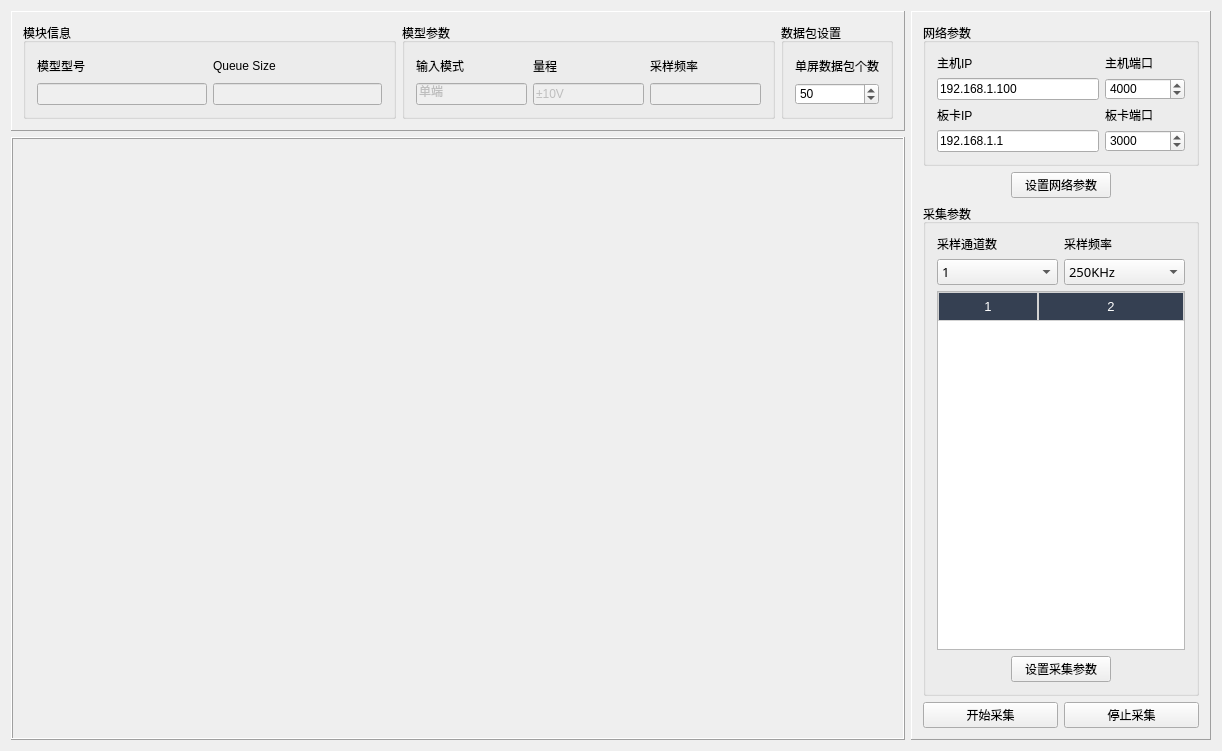
<?xml version="1.0" encoding="UTF-8"?>
<ui version="4.0">
 <class>IONetDialog</class>
 <widget class="QDialog" name="IONetDialog">
  <property name="geometry">
   <rect>
    <x>0</x>
    <y>0</y>
    <width>1222</width>
    <height>751</height>
   </rect>
  </property>
  <property name="windowTitle">
   <string>IONet DAQ Demo</string>
  </property>
  <property name="windowIcon">
   <iconset resource="pixmaps/pixmaps.qrc">
    <normaloff>:/icons/Graph_128px_1184580_easyicon.net.png</normaloff>:/icons/Graph_128px_1184580_easyicon.net.png</iconset>
  </property>
  <property name="styleSheet">
   <string notr="true">QLabel {
	font: 10pt &quot;微软雅黑&quot;;
}

QLineEdit {
	font: 10pt &quot;微软雅黑&quot;;
}	

QPushButton {
	font: 10pt &quot;微软雅黑&quot;;
}	

QDoubleSpinBox {
	font: 10pt &quot;微软雅黑&quot;;
}	

QSpinBox {
	font: 10pt &quot;微软雅黑&quot;;
}	

QGroupBox {
	font: 10pt &quot;微软雅黑&quot;;
}	

QTextEdit {
	font: 10pt &quot;微软雅黑&quot;;
}

QHeaderView::section {
    background-color:  rgb(53,64,82);
    color:white;
    padding: 4px;
    border: 1px solid lightgray;
    font-size: 10pt;
}</string>
  </property>
  <layout class="QGridLayout" name="gridLayout_7">
   <item row="0" column="0">
    <layout class="QHBoxLayout" name="horizontalLayout_2">
     <item>
      <layout class="QVBoxLayout" name="verticalLayout_6">
       <item>
        <widget class="QFrame" name="frame_2">
         <property name="maximumSize">
          <size>
           <width>16777215</width>
           <height>120</height>
          </size>
         </property>
         <property name="frameShape">
          <enum>QFrame::Panel</enum>
         </property>
         <property name="frameShadow">
          <enum>QFrame::Raised</enum>
         </property>
         <layout class="QGridLayout" name="gridLayout_5">
          <item row="0" column="0">
           <widget class="QGroupBox" name="groupBox">
            <property name="title">
             <string>模块信息</string>
            </property>
            <layout class="QGridLayout" name="gridLayout">
             <item row="0" column="0">
              <layout class="QVBoxLayout" name="verticalLayout">
               <item>
                <widget class="QLabel" name="label">
                 <property name="text">
                  <string>模型型号</string>
                 </property>
                </widget>
               </item>
               <item>
                <widget class="QLineEdit" name="lineEdit">
                 <property name="enabled">
                  <bool>false</bool>
                 </property>
                </widget>
               </item>
              </layout>
             </item>
             <item row="0" column="1">
              <layout class="QVBoxLayout" name="verticalLayout_14">
               <item>
                <widget class="QLabel" name="label_12">
                 <property name="text">
                  <string>Queue Size</string>
                 </property>
                </widget>
               </item>
               <item>
                <widget class="QLineEdit" name="lineEdit_5">
                 <property name="enabled">
                  <bool>false</bool>
                 </property>
                </widget>
               </item>
              </layout>
             </item>
            </layout>
           </widget>
          </item>
          <item row="0" column="1">
           <widget class="QGroupBox" name="groupBox_2">
            <property name="title">
             <string>模型参数</string>
            </property>
            <layout class="QGridLayout" name="gridLayout_3">
             <item row="0" column="0">
              <layout class="QHBoxLayout" name="horizontalLayout">
               <item>
                <layout class="QVBoxLayout" name="verticalLayout_2">
                 <item>
                  <widget class="QLabel" name="label_2">
                   <property name="text">
                    <string>输入模式</string>
                   </property>
                  </widget>
                 </item>
                 <item>
                  <widget class="QLineEdit" name="lineEdit_2">
                   <property name="enabled">
                    <bool>false</bool>
                   </property>
                   <property name="text">
                    <string>单端</string>
                   </property>
                   <property name="readOnly">
                    <bool>true</bool>
                   </property>
                  </widget>
                 </item>
                </layout>
               </item>
               <item>
                <layout class="QVBoxLayout" name="verticalLayout_3">
                 <item>
                  <widget class="QLabel" name="label_3">
                   <property name="text">
                    <string>量程</string>
                   </property>
                  </widget>
                 </item>
                 <item>
                  <widget class="QLineEdit" name="lineEdit_3">
                   <property name="enabled">
                    <bool>false</bool>
                   </property>
                   <property name="text">
                    <string>±10V</string>
                   </property>
                   <property name="readOnly">
                    <bool>true</bool>
                   </property>
                  </widget>
                 </item>
                </layout>
               </item>
               <item>
                <layout class="QVBoxLayout" name="verticalLayout_4">
                 <item>
                  <widget class="QLabel" name="label_4">
                   <property name="text">
                    <string>采样频率</string>
                   </property>
                  </widget>
                 </item>
                 <item>
                  <widget class="QLineEdit" name="lineEdit_4">
                   <property name="enabled">
                    <bool>false</bool>
                   </property>
                   <property name="readOnly">
                    <bool>true</bool>
                   </property>
                  </widget>
                 </item>
                </layout>
               </item>
              </layout>
             </item>
            </layout>
           </widget>
          </item>
          <item row="0" column="2">
           <widget class="QGroupBox" name="groupBox_3">
            <property name="title">
             <string>数据包设置</string>
            </property>
            <layout class="QGridLayout" name="gridLayout_4">
             <item row="0" column="0">
              <layout class="QVBoxLayout" name="verticalLayout_5">
               <item>
                <widget class="QLabel" name="label_5">
                 <property name="text">
                  <string>单屏数据包个数</string>
                 </property>
                </widget>
               </item>
               <item>
                <widget class="QSpinBox" name="spinBox">
                 <property name="maximum">
                  <number>500</number>
                 </property>
                 <property name="singleStep">
                  <number>1</number>
                 </property>
                 <property name="value">
                  <number>50</number>
                 </property>
                </widget>
               </item>
              </layout>
             </item>
            </layout>
           </widget>
          </item>
         </layout>
        </widget>
       </item>
       <item>
        <widget class="QFrame" name="frame">
         <property name="frameShape">
          <enum>QFrame::Box</enum>
         </property>
         <property name="frameShadow">
          <enum>QFrame::Raised</enum>
         </property>
         <layout class="QGridLayout" name="gridLayout_2">
          <item row="0" column="0">
           <widget class="QChartView" name="chartView" native="true"/>
          </item>
         </layout>
        </widget>
       </item>
      </layout>
     </item>
     <item>
      <widget class="QFrame" name="frame_3">
       <property name="minimumSize">
        <size>
         <width>300</width>
         <height>0</height>
        </size>
       </property>
       <property name="maximumSize">
        <size>
         <width>300</width>
         <height>16777215</height>
        </size>
       </property>
       <property name="frameShape">
        <enum>QFrame::Panel</enum>
       </property>
       <property name="frameShadow">
        <enum>QFrame::Raised</enum>
       </property>
       <layout class="QGridLayout" name="gridLayout_9">
        <item row="0" column="0">
         <widget class="QGroupBox" name="groupBox_4">
          <property name="title">
           <string>网络参数</string>
          </property>
          <layout class="QGridLayout" name="gridLayout_6">
           <item row="0" column="0">
            <layout class="QHBoxLayout" name="horizontalLayout_4">
             <item>
              <layout class="QVBoxLayout" name="verticalLayout_7">
               <item>
                <widget class="QLabel" name="label_6">
                 <property name="text">
                  <string>主机IP</string>
                 </property>
                </widget>
               </item>
               <item>
                <widget class="QLineEdit" name="lineEdit_PCIP">
                 <property name="text">
                  <string>192.168.1.100</string>
                 </property>
                </widget>
               </item>
              </layout>
             </item>
             <item>
              <layout class="QVBoxLayout" name="verticalLayout_9">
               <item>
                <widget class="QLabel" name="label_8">
                 <property name="text">
                  <string>主机端口</string>
                 </property>
                </widget>
               </item>
               <item>
                <widget class="QSpinBox" name="spinBox_PCPort">
                 <property name="minimumSize">
                  <size>
                   <width>80</width>
                   <height>0</height>
                  </size>
                 </property>
                 <property name="maximum">
                  <number>65535</number>
                 </property>
                 <property name="value">
                  <number>4000</number>
                 </property>
                </widget>
               </item>
              </layout>
             </item>
            </layout>
           </item>
           <item row="1" column="0">
            <layout class="QHBoxLayout" name="horizontalLayout_3">
             <item>
              <layout class="QVBoxLayout" name="verticalLayout_8">
               <item>
                <widget class="QLabel" name="label_7">
                 <property name="text">
                  <string>板卡IP</string>
                 </property>
                </widget>
               </item>
               <item>
                <widget class="QLineEdit" name="lineEdit_boartIP">
                 <property name="text">
                  <string>192.168.1.1</string>
                 </property>
                </widget>
               </item>
              </layout>
             </item>
             <item>
              <layout class="QVBoxLayout" name="verticalLayout_10">
               <item>
                <widget class="QLabel" name="label_9">
                 <property name="text">
                  <string>板卡端口</string>
                 </property>
                </widget>
               </item>
               <item>
                <widget class="QSpinBox" name="spinBox_BoardPort">
                 <property name="minimumSize">
                  <size>
                   <width>80</width>
                   <height>0</height>
                  </size>
                 </property>
                 <property name="maximum">
                  <number>65535</number>
                 </property>
                 <property name="value">
                  <number>3000</number>
                 </property>
                </widget>
               </item>
              </layout>
             </item>
            </layout>
           </item>
          </layout>
         </widget>
        </item>
        <item row="2" column="0">
         <widget class="QGroupBox" name="groupBox_5">
          <property name="title">
           <string>采集参数</string>
          </property>
          <layout class="QGridLayout" name="gridLayout_8">
           <item row="0" column="0">
            <layout class="QVBoxLayout" name="verticalLayout_13">
             <item>
              <layout class="QHBoxLayout" name="horizontalLayout_7">
               <item>
                <layout class="QVBoxLayout" name="verticalLayout_12">
                 <item>
                  <widget class="QLabel" name="label_11">
                   <property name="text">
                    <string>采样通道数</string>
                   </property>
                  </widget>
                 </item>
                 <item>
                  <widget class="QComboBox" name="comboBox_ch">
                   <property name="font">
                    <font>
                     <family>微软雅黑</family>
                     <pointsize>10</pointsize>
                    </font>
                   </property>
                   <item>
                    <property name="text">
                     <string>1</string>
                    </property>
                   </item>
                   <item>
                    <property name="text">
                     <string>2</string>
                    </property>
                   </item>
                   <item>
                    <property name="text">
                     <string>3</string>
                    </property>
                   </item>
                   <item>
                    <property name="text">
                     <string>4</string>
                    </property>
                   </item>
                   <item>
                    <property name="text">
                     <string>5</string>
                    </property>
                   </item>
                   <item>
                    <property name="text">
                     <string>6</string>
                    </property>
                   </item>
                   <item>
                    <property name="text">
                     <string>8</string>
                    </property>
                   </item>
                   <item>
                    <property name="text">
                     <string>10</string>
                    </property>
                   </item>
                   <item>
                    <property name="text">
                     <string>12</string>
                    </property>
                   </item>
                  </widget>
                 </item>
                </layout>
               </item>
               <item>
                <layout class="QVBoxLayout" name="verticalLayout_11">
                 <item>
                  <widget class="QLabel" name="label_10">
                   <property name="text">
                    <string>采样频率</string>
                   </property>
                  </widget>
                 </item>
                 <item>
                  <widget class="QComboBox" name="comboBox_acq">
                   <property name="font">
                    <font>
                     <family>微软雅黑</family>
                     <pointsize>10</pointsize>
                    </font>
                   </property>
                   <item>
                    <property name="text">
                     <string>250KHz</string>
                    </property>
                   </item>
                   <item>
                    <property name="text">
                     <string>125KHz</string>
                    </property>
                   </item>
                   <item>
                    <property name="text">
                     <string>62.5KHz</string>
                    </property>
                   </item>
                   <item>
                    <property name="text">
                     <string>31.25KHz</string>
                    </property>
                   </item>
                   <item>
                    <property name="text">
                     <string>15.625KHz</string>
                    </property>
                   </item>
                   <item>
                    <property name="text">
                     <string>7.8125KHz</string>
                    </property>
                   </item>
                  </widget>
                 </item>
                </layout>
               </item>
              </layout>
             </item>
             <item>
              <widget class="QTableWidget" name="tableWidget">
               <property name="editTriggers">
                <set>QAbstractItemView::NoEditTriggers</set>
               </property>
               <property name="selectionMode">
                <enum>QAbstractItemView::NoSelection</enum>
               </property>
               <property name="selectionBehavior">
                <enum>QAbstractItemView::SelectRows</enum>
               </property>
               <property name="columnCount">
                <number>2</number>
               </property>
               <attribute name="horizontalHeaderStretchLastSection">
                <bool>true</bool>
               </attribute>
               <attribute name="verticalHeaderCascadingSectionResizes">
                <bool>false</bool>
               </attribute>
               <column/>
               <column/>
              </widget>
             </item>
             <item>
              <layout class="QHBoxLayout" name="horizontalLayout_8">
               <item>
                <spacer name="horizontalSpacer_3">
                 <property name="orientation">
                  <enum>Qt::Horizontal</enum>
                 </property>
                 <property name="sizeHint" stdset="0">
                  <size>
                   <width>40</width>
                   <height>20</height>
                  </size>
                 </property>
                </spacer>
               </item>
               <item>
                <widget class="QPushButton" name="pushButton_setacq">
                 <property name="minimumSize">
                  <size>
                   <width>100</width>
                   <height>0</height>
                  </size>
                 </property>
                 <property name="focusPolicy">
                  <enum>Qt::NoFocus</enum>
                 </property>
                 <property name="text">
                  <string>设置采集参数</string>
                 </property>
                </widget>
               </item>
               <item>
                <spacer name="horizontalSpacer_4">
                 <property name="orientation">
                  <enum>Qt::Horizontal</enum>
                 </property>
                 <property name="sizeHint" stdset="0">
                  <size>
                   <width>40</width>
                   <height>20</height>
                  </size>
                 </property>
                </spacer>
               </item>
              </layout>
             </item>
            </layout>
           </item>
          </layout>
         </widget>
        </item>
        <item row="3" column="0">
         <layout class="QHBoxLayout" name="horizontalLayout_6">
          <item>
           <widget class="QPushButton" name="pushButton_start">
            <property name="focusPolicy">
             <enum>Qt::NoFocus</enum>
            </property>
            <property name="text">
             <string>开始采集</string>
            </property>
           </widget>
          </item>
          <item>
           <widget class="QPushButton" name="pushButton_stop">
            <property name="focusPolicy">
             <enum>Qt::NoFocus</enum>
            </property>
            <property name="text">
             <string>停止采集</string>
            </property>
           </widget>
          </item>
         </layout>
        </item>
        <item row="1" column="0">
         <layout class="QHBoxLayout" name="horizontalLayout_5">
          <item>
           <spacer name="horizontalSpacer">
            <property name="orientation">
             <enum>Qt::Horizontal</enum>
            </property>
            <property name="sizeHint" stdset="0">
             <size>
              <width>40</width>
              <height>20</height>
             </size>
            </property>
           </spacer>
          </item>
          <item>
           <widget class="QPushButton" name="pushButton_setnet">
            <property name="minimumSize">
             <size>
              <width>100</width>
              <height>0</height>
             </size>
            </property>
            <property name="focusPolicy">
             <enum>Qt::NoFocus</enum>
            </property>
            <property name="text">
             <string>设置网络参数</string>
            </property>
           </widget>
          </item>
          <item>
           <spacer name="horizontalSpacer_2">
            <property name="orientation">
             <enum>Qt::Horizontal</enum>
            </property>
            <property name="sizeHint" stdset="0">
             <size>
              <width>40</width>
              <height>20</height>
             </size>
            </property>
           </spacer>
          </item>
         </layout>
        </item>
       </layout>
      </widget>
     </item>
    </layout>
   </item>
  </layout>
 </widget>
 <layoutdefault spacing="6" margin="11"/>
 <customwidgets>
  <customwidget>
   <class>QChartView</class>
   <extends>QWidget</extends>
   <header>qchartview.h</header>
   <container>1</container>
  </customwidget>
 </customwidgets>
 <resources>
  <include location="pixmaps/pixmaps.qrc"/>
  <include location="pixmaps/pixmaps.qrc"/>
  <include location="pixmaps/pixmaps.qrc"/>
 </resources>
 <connections/>
</ui>
